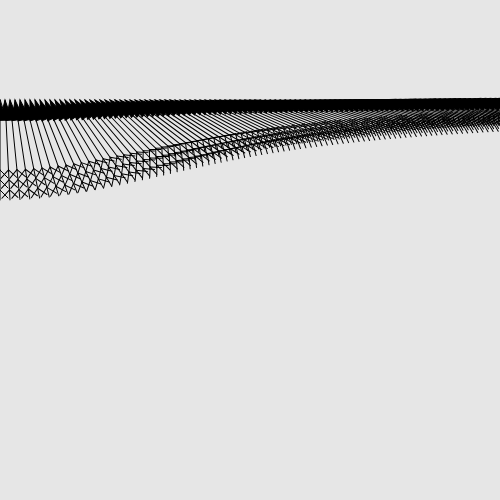
Frame 1 (no input)
Frame 60 (no input): identical to frame 1, image omitted
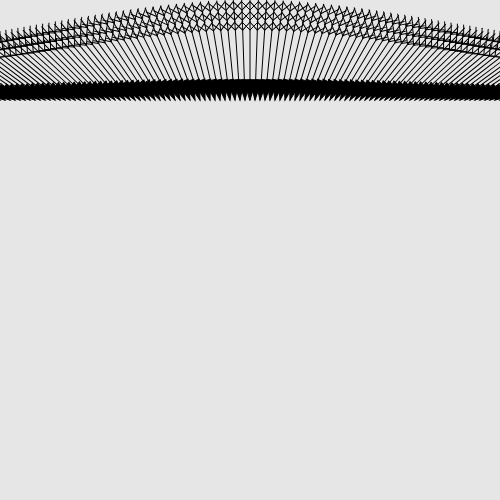
Frame 120 (the mouse pressed at the canvas centre since frame 60)

The p5.js sketch that drew these frames (run headless with seeded random() and noise() and a simulated clock; from frame 60 on, the mouse is pressed at the canvas centre):

// p5.js sketch
// ── sketch.js
var myArrows = [];

function setup() {
  createCanvas(500, 500);
  for (var i=0; i<150; i++){
    myArrows[i] = new Arrow(5*i,100);
  }

}

function draw() {
  background(230);
  fill(0);
  stroke(0);
  for(var i = 0; i < myArrows.length; i++){
    myArrows[i].draw();
  }
}

// ── arrow.js
function Arrow(ax,ay){
  this.x = ax;
  this.y = ay;
  this.draw = function(){
    push();
    translate(this.x,this.y);
    var angle = getAngle(this.x,this.y,mouseX,mouseY);
    rotate(angle);
    var size = 100;
    line(0,0,size,0);
    var trianglesize= size * 0.2;
    fill(0)
    triangle(0,0,trianglesize,trianglesize * 0.3,trianglesize,-trianglesize*0.3);
    var featherlocation = size * 0.7;
    var feathersize = size * 0.08;
    for(var i=0; i <3; i ++){
      line(featherlocation,0,featherlocation+feathersize,feathersize);
      line(featherlocation,0,featherlocation+feathersize,-feathersize);
      featherlocation += size * 0.1;
    }
    pop();
  }
    var getAngle = function(x1,y1,x2,y2){
    var diffX= x1-x2;
    var diffY=y1-y2;
    var angle = Math.atan2(diffY,diffX);
    return angle;
  }
}
